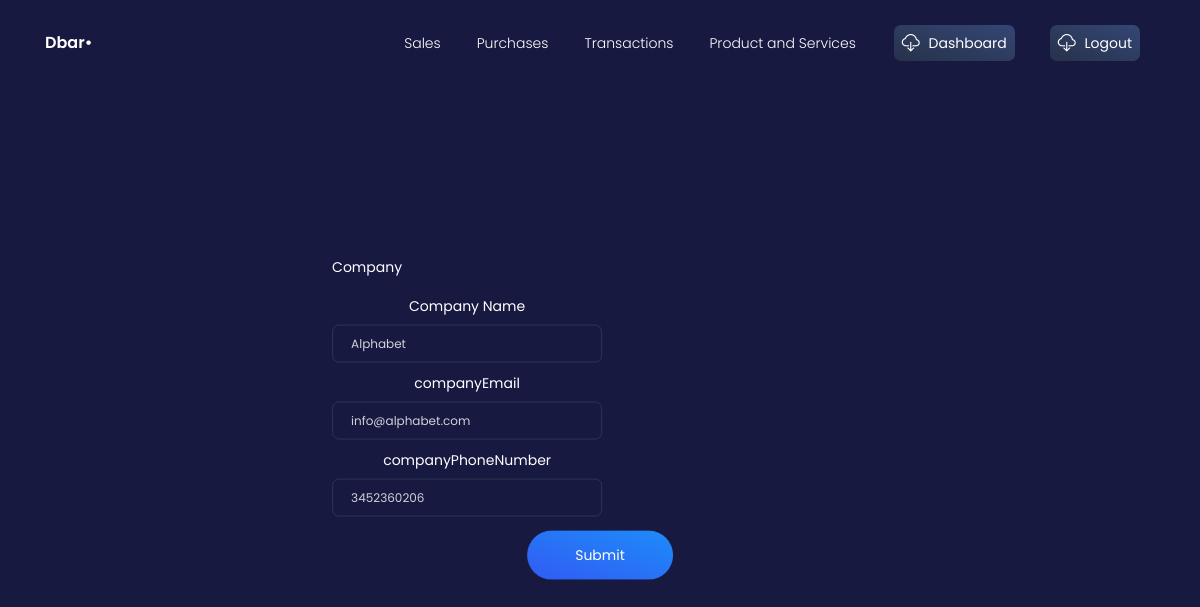
/update_companies/?id=2 (signed in), run on the app's committed database.
### crm/models.py (models this page shows, shortened)
class Company(models.Model):
    companyID = models.AutoField(primary_key=True)
    companyName = models.CharField(max_length=64)
    companyEmail = models.EmailField(max_length=254)
    companyPhoneNumber = models.IntegerField()

### crm/views.py (the view)
# urls.py: path('update_companies/', views.update_companies, name='update_companies' ),
@login_required
def update_companies(request):
    context = {}
    id = request.GET.get('id','')
    obj = get_object_or_404(Company, companyID=id)
    form = CompanyForm(request.POST or None, instance=obj)
    if form.is_valid():
        form.save()
        return redirect("/update_companies/?id="+id)
    context["form"] = form
    return render(request, "update_companies.html", context)

### crmapp/forms.py
class CompanyForm(forms.ModelForm):  # modelForm
    class Meta():
        model = Company
        fields = ('companyName', 'companyEmail','companyPhoneNumber')

### templates/update_companies.html (shortened to what this page needs)
{% load static %}
{% load static %}
{% load widget_tweaks %}
<!DOCTYPE html>
<html lang="en">
<head>
  <link href="https://use.fontawesome.com/releases/v5.0.6/css/all.css" rel="stylesheet">
    <link rel="stylesheet" href="https://maxcdn.bootstrapcdn.com/bootstrap/4.5.2/css/bootstrap.min.css">
  <link href="{% static './css/nucleo-icons.css' %}" rel="stylesheet" />
  <link href="{% static './css/blk-design-system.css' %}" rel="stylesheet" />
  <link href="{% static './demo/demo.css' %}" rel="stylesheet" />
</head>
<body class="login-page">
  <nav class="navbar navbar-expand-lg fixed-top navbar-transparent " color-on-scroll="100">
    <div class="container">
      <div class="navbar-translate">
        <a class="navbar-brand" href="#" target="">
          <span>Dbar•</span>
        </a>
      </div>
      <div class="collapse navbar-collapse justify-content-end" id="navigation">
        <ul class="navbar-nav">
        <li class="nav-item">
            <a class="nav-link" href="{% url 'invoices' %}">Sales</a>
          </li>
          <li class="nav-item">
            <a class="nav-link" href="{% url 'purchases' %}">Purchases</a>
          </li>
          <li class="nav-item">
            <a class="nav-link" href="{% url 'transaction' %}">Transactions</a>
          </li>
          <li class="nav-item">
            <a class="nav-link" href="{% url 'productandservice' %}">Product and Services</a>
          </li>
          <li class="nav-item">
            <a class="nav-link btn btn-default d-none d-lg-block" href="{% url 'dashboard' %}">
              <i class="tim-icons icon-cloud-download-93"></i> Dashboard
            </a>
          </li>
          <li class="nav-item">
            <a class="nav-link btn btn-default d-none d-lg-block" href="{% url 'logout' %}">
              <i class="tim-icons icon-cloud-download-93"></i> Logout
            </a>
          </li>
        </ul>
      </div>
    </div>
  </nav>
<div class="wrapper">
    <div class="page-header header-filter">
      <br /><br /><br /><br /><br /><br /><br /><br /><br /><br /><br /><br /><br /><br /><br /><br /><br /><br /><br /><br />
    <div class="wrapper">
      <div class="container">
        <div class="content-center brand">
          <form class="form" method="POST" novalidate>
            <div class="row">
              <div class="form-group">
                <label for="{{ form.companyID.id_for_label }}">Company</label>
              </div>
            </div>
            <div class="row">
              <div class="form-group">
                <label for="{{ form.companyName.id_for_label }}">Company Name</label>
                {% render_field form.companyName class="form-control" %}
              </div>
            </div>
            <div class="row">
              <div class="form-group">
                <label for="{{ form.companyEmail.id_for_label }}">companyEmail</label>
                {% render_field form.companyEmail class="form-control" %}
              </div>
            </div>
            <div class="row">
              <div class="form-group">
                <label for="{{ form.companyPhoneNumber.id_for_label }}">companyPhoneNumber</label>
                {% render_field form.companyPhoneNumber class="form-control" %}
              </div>
            </div>
            <input class="btn btn-info btn-round btn-lg" type="submit" value="Submit" />
          </form>
        </div>
      </div>
  </div>
    </div>
  </div>
</body>
</html>

### data on the page
Company: companyName "Alphabet", companyEmail "info@alphabet.com", companyPhoneNumber "3452360206"
